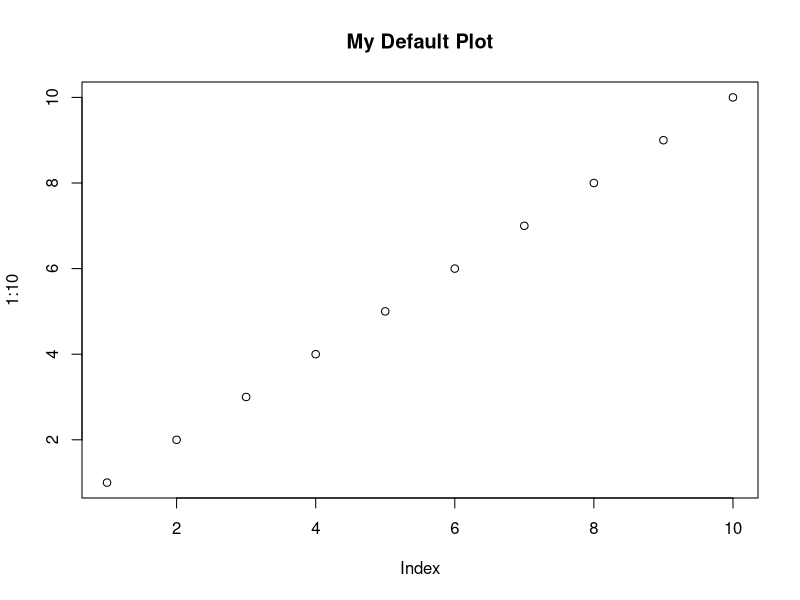
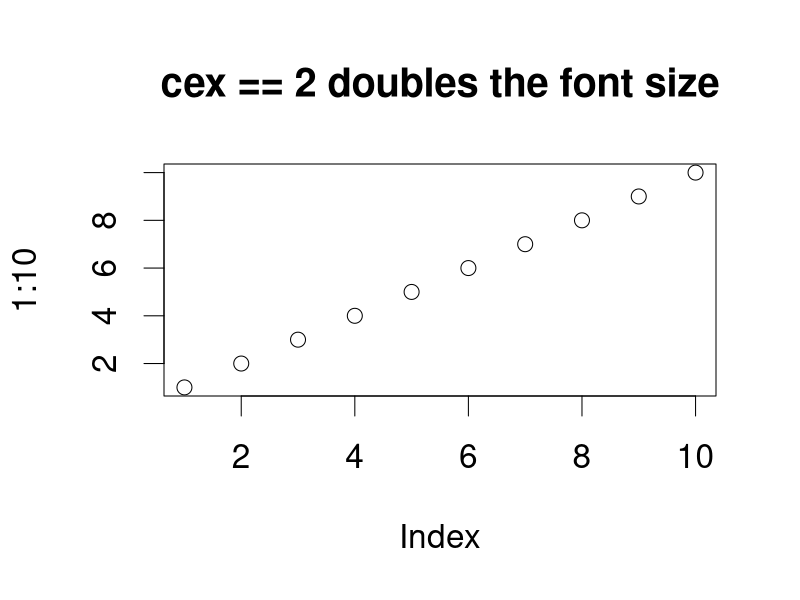
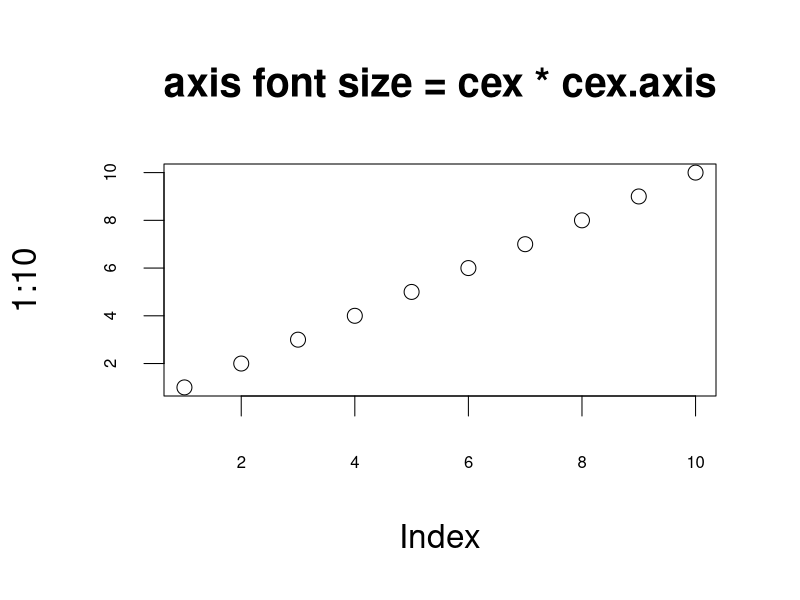
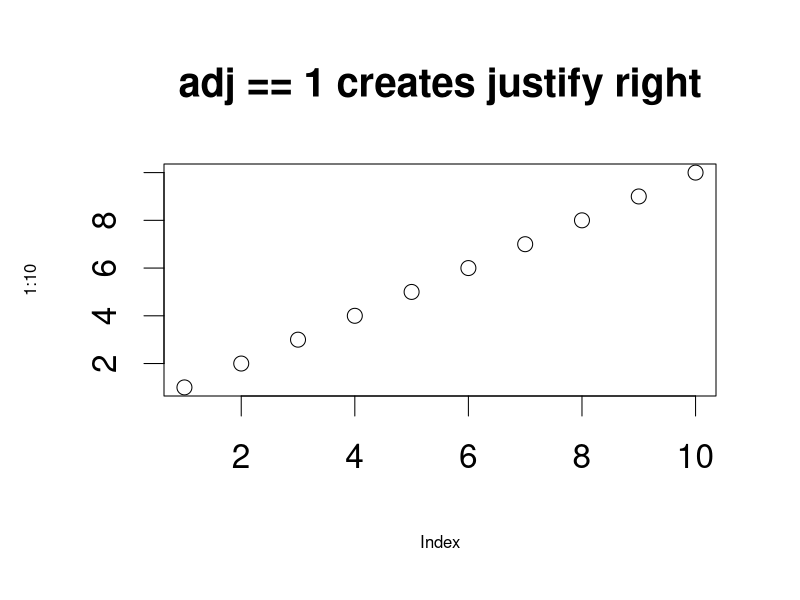
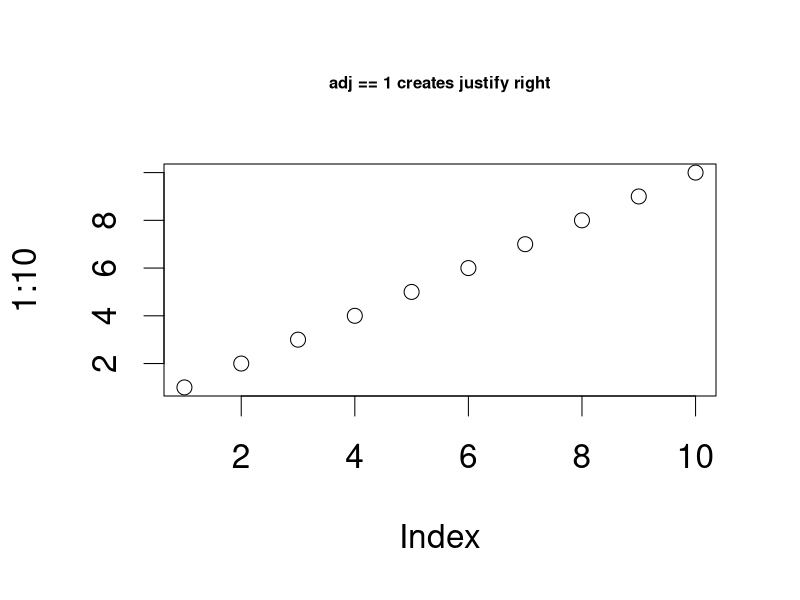
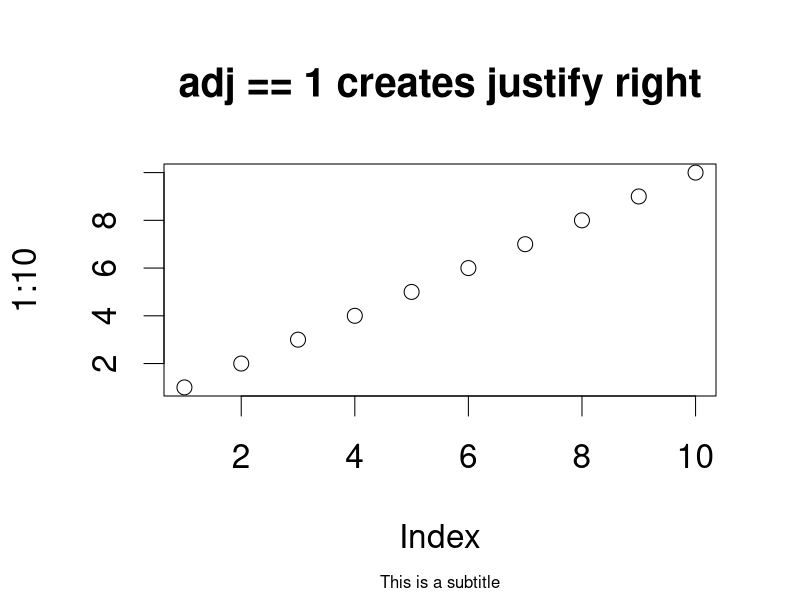
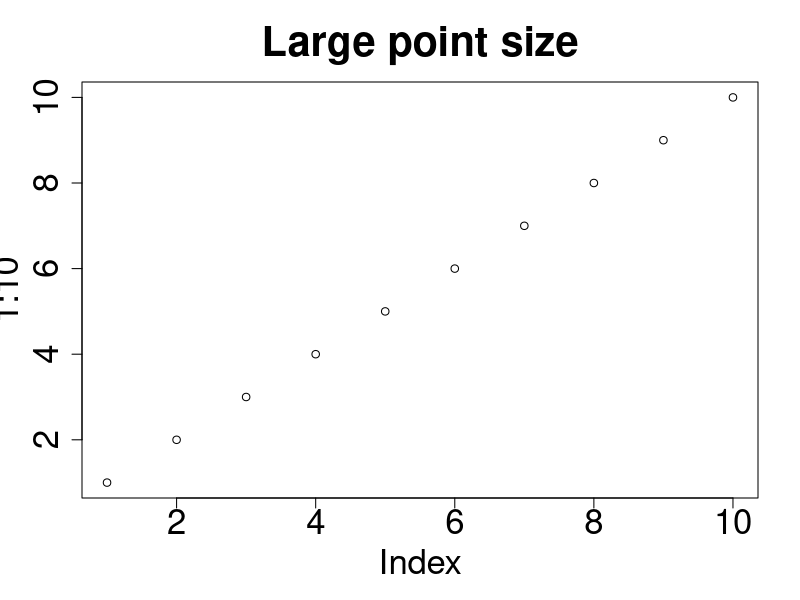
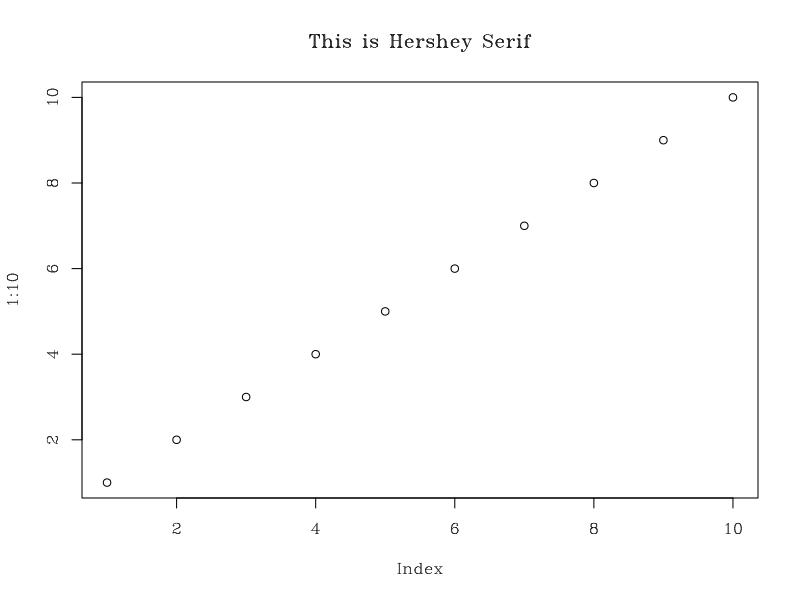

Write the R code that produced these figures, in order.
## ---- chunk 1
# devnull captures the unneeded return value from plot
devnull <- plot(1:10)+
title( main = "My Default Plot")
## ---- chunk 2
oldParValues <- par(no.readonly = TRUE)

par(cex = 2)

devnull <- plot(1:10)+
title( main = "cex == 2 doubles the font size")

par(oldParValues)
## ---- chunk 3
oldParValues <- par(no.readonly = TRUE)

par(cex = 2, cex.axis = .5)

devnull <- plot(1:10)+
title( main = "axis font size = cex * cex.axis")

par(oldParValues)
## ---- chunk 4
oldParValues <- par(no.readonly = TRUE)

par(cex = 2, cex.lab = .5)

devnull <- plot(1:10)+
title( main = "adj == 1 creates justify right")

par(oldParValues)
## ---- chunk 5
oldParValues <- par(no.readonly = TRUE)

par(cex = 2, cex.main = .5)

devnull <- plot(1:10)+
title( main = "adj == 1 creates justify right")

par(oldParValues)
## ---- chunk 6
oldParValues <- par(no.readonly = TRUE)

par(cex = 2, cex.sub = .5)

devnull <- plot(1:10)+
title( main = "adj == 1 creates justify right",
       sub = "This is a subtitle")

par(oldParValues)
## ---- chunk 7
oldParValues <- par(no.readonly = TRUE)

par( ps = 25)

devnull <- plot(1:10, main = "Large point size")

par(oldParValues)
## ---- chunk 8
par("cin")

## ---- chunk 9
par("cra")
## ---- chunk 10
par("csi")
# aka...
par("cin")[2]
## ---- chunk 11
par("cxy")
## ---- chunk 12
oldParValues <- par(no.readonly = TRUE)

par(family = "HersheySerif")

devnull <- plot(1:10)+
title( main = "This is Hershey Serif")

par(oldParValues)
## ---- chunk 13
oldParValues <- par(no.readonly = TRUE)

par( font = 5)

devnull <- plot(1:10)+
title( main = "This might be the symbol font")

par(oldParValues)
## ---- chunk 14
oldParValues <- par(no.readonly = TRUE)

par( font.axis = 5)

devnull <- plot(1:10)+
title( main = "Axis might be the symbol font")

par(oldParValues)
## ---- chunk 15
oldParValues <- par(no.readonly = TRUE)

par( font.lab = 5)

plot(1:10, xlab = "This is the X axis", ylab = "This is the Y axis", main = "x and y labels might be the symbol font")

par(oldParValues)
## ---- chunk 16
oldParValues <- par(no.readonly = TRUE)

par( font.main = 5)

devnull <- plot(1:10)+
title( main = "main title might be the symbol font")

par(oldParValues)
## ---- chunk 17
oldParValues <- par(no.readonly = TRUE)

par( font.sub = 5)

devnull <- plot(1:10)+
title( main = "sub title might be the symbol font",
       sub = "Here is a sub-title")

par(oldParValues)
## ---- chunk 18
oldParValues <- par(no.readonly = TRUE)

par(adj = 1)

devnull <- plot(1:10)+
title( main = "adj == 1 creates justify right")

par(oldParValues) # this resets par to default values
## ---- chunk 19
oldParValues <- par(no.readonly = TRUE)

par(crt = 90)

devnull <- plot(1:10)+
title( main = "crt = 90 rotation")+
text(x = 8, y = 2, labels = "Here's a long line of text")


par(oldParValues)
## ---- chunk 20
oldParValues <- par(no.readonly = TRUE)

par(srt = 90)

devnull <- plot(1:10)+
title( main = "srt = 90 rotation")+
text(x = 8, y = 2, labels = "Here's a long line of text")


par(oldParValues)
## ---- chunk 21
oldParValues <- par(no.readonly = TRUE)

par(las = 3)

devnull <- plot(1:10)+
title( main = "las = 3 is vertical. Notice change to x axis")

par(oldParValues)
## ---- chunk 22
oldParValues <- par(no.readonly = TRUE)

xTickMarks <- 10
yTickMarks <- 20
labLength <- 10

par(lab = c(xTickMarks, yTickMarks, labLength))

devnull <- plot(1:10)+
title( main = paste(xTickMarks,"tick marks on horiz axis"),
       sub = paste("lab = c(",xTickMarks,",",yTickMarks,",",labLength,")"))

par(oldParValues)
## ---- chunk 23
oldParValues <- par(no.readonly = TRUE)

par(tck = 1)

devnull <- plot(1:10, main = "tck = 1")

par(oldParValues)
## ---- chunk 24
oldParValues <- par(no.readonly = TRUE)

par(tcl = 1)

devnull <- plot(1:10, main = "tcl = 1")

par(oldParValues)
## ---- chunk 25
oldParValues <- par(no.readonly = TRUE)

par(ann = FALSE)

devnull <- plot(1:10)+
title( main = "Notice the missing titles")

par(oldParValues)
## ---- chunk 26
oldParValues <- par(no.readonly = TRUE)

par(bty = "n")

devnull <- plot(1:10)+
title( main = "'n' produces no box")

par(bty = "]")

devnull <- plot(1:10)+
title( main = "']' produces lines on top, right, and bottom")

par(oldParValues)
## ---- chunk 27
oldParValues <- par(no.readonly = TRUE)

par(bg = "Red")

devnull <- plot(1:10)+
title( main = "The background is red!")

par(oldParValues)
## ---- chunk 28
oldParValues <- par(no.readonly = TRUE)

par(fg = "Red")

devnull <- plot(1:10)+
title( main = "The foreground is red!")

par(oldParValues)
## ---- chunk 29
oldParValues <- par(no.readonly = TRUE)

par(col = "Red")

devnull <- plot(1:10)+
title( main = "The plot is red!")

par(oldParValues)
## ---- chunk 30
oldParValues <- par(no.readonly = TRUE)

par(col.axis = "Red")

devnull <- plot(1:10)+
title( main = "The axis is red!")

par(oldParValues)
## ---- chunk 31
oldParValues <- par(no.readonly = TRUE)

par(col.lab = "Red")

devnull <- plot(1:10)+
title( main = "The labels are red!")

par(oldParValues)
## ---- chunk 32
oldParValues <- par(no.readonly = TRUE)

par(col.main = "Red")

devnull <- plot(1:10)+
title( main = "The main title is red!")

par(oldParValues)
## ---- chunk 33
oldParValues <- par(no.readonly = TRUE)

par(col.sub = "Red")

devnull <- plot(1:10)+
title( main = "The sub-titles are red!",
       sub = "This is a sub-title")

par(oldParValues)
## ---- chunk 34
par("din")
## ---- chunk 35
oldParValues <- par(no.readonly = TRUE)

par(lend = 2)

devnull <- plot(c(1,5,3,6,7), type = "l", lwd = "15")+
title( main = "The line has a square end")

par(oldParValues)
## ---- chunk 36
oldParValues <- par(no.readonly = TRUE)

par(ljoin = 2)

devnull <- plot(c(1,5,3,6,7), type = "l", lend = "square", lwd = "15")+
title( main = "The line join is bevelled")

par(oldParValues)
## ---- chunk 37
oldParValues <- par(no.readonly = TRUE)

par(lmitre = 40)

devnull <- plot(c(1,5,3,6,7), type = "l", lend = "square", lwd = "15")+
title( main = "mitre vs bevel")

par(oldParValues)
## ---- chunk 38
oldParValues <- par(no.readonly = TRUE)

devnull <- plot(c(1,5,3,6,7), type = "l", lty = "dotdash")+
title( main = "Line Type")

par(oldParValues)
## ---- chunk 39
oldParValues <- par(no.readonly = TRUE)

devnull <- plot(c(1,5,3,6,7), type = "l", lty = "1946", lwd = "6")+
title( main = "custom Line Type")

par(oldParValues)
## ---- chunk 40
oldParValues <- par(no.readonly = TRUE)

devnull <- plot(c(1,5,3,6,7), type = "l", lwd = "2")+
title( main = "Line width")+
  abline(c(3,.5), lwd = 10)

par(oldParValues)
## ---- chunk 41
oldParValues <- par(no.readonly = TRUE)

par("mai") # what is the default margin size in inches?

par(mai = c(2,1,.2,3))

devnull <- plot(1:10)+
title( main = "mai is margin in inches")

par(oldParValues) # this resets par to default values
## ---- chunk 42
oldParValues <- par(no.readonly = TRUE)

par("mar") # what is the default margin size in lines?

par(mar = c(2,1,.2,3))

devnull <- plot(1:10)+
title( main = "mar is margin in lines")

par(oldParValues) # this resets par to default values
## ---- chunk 43
oldParValues <- par(no.readonly = TRUE)

par("oma") # what is the default outer margin size in lines?

par(oma = c(2,1,.2,3))

devnull <- plot(1:10, main = "oma is outer margin in lines")

par(oldParValues) # this resets par to default values
## ---- chunk 44
oldParValues <- par(no.readonly = TRUE)

par("omd") 

par(omd = c(.5,1,.5,1))
devnull <- plot(1:10, main = "omd ")

par(oldParValues) # this resets par to default values

## ---- chunk 45
oldParValues <- par(no.readonly = TRUE)

par("omi") # what is the default outer margin size in lines?

par(omi = c(2,1,.2,3))

devnull <- plot(1:10, main = "omi is outer margin in lines")

par(oldParValues) # this resets par to default values
## ---- chunk 46
oldParValues <- par(no.readonly = TRUE)

par("usr")

par(plt = c(.5,1,.5,1))

devnull <- plot(1:10, main = "par(plt = c(.5,1,.5,1))")

par(oldParValues) # this resets par to default values
## ---- chunk 47
oldParValues <- par(no.readonly = TRUE)

par(mfcol = c(2,2))

devnull <- plot(1:10, main = "First")
devnull <- plot(15:20, main = "Second")
devnull <- plot(10:2, main = "Third")
devnull <- plot(30:2, main = "Fourth")

par(oldParValues) # this resets par to default values
## ---- chunk 48
oldParValues <- par(no.readonly = TRUE)

par(mfrow = c(2,2))

devnull <- plot(1:10, main = "First")
devnull <- plot(15:20, main = "Second")
devnull <- plot(10:2, main = "Third")
devnull <- plot(30:2, main = "Fourth")

par(oldParValues) # this resets par to default values
## ---- chunk 49
oldParValues <- par(no.readonly = TRUE)

par(mgp = c(1,4,4))

devnull <- plot(1:10, main = "Effect of MGP")

par(oldParValues) # this resets par to default values
## ---- chunk 50
oldParValues <- par(no.readonly = TRUE)

devnull <- plot(1:10)
par(new = TRUE)
devnull <- plot(15:3)

par(oldParValues) # this resets par to default values
## ---- chunk 51
oldParValues <- par(no.readonly = TRUE)

par("page")
devnull <- plot(1:10)
par(new = TRUE)
par("page")
devnull <- plot(15:3)

par(oldParValues) # this resets par to default values
## ---- chunk 52
par("pin")
## ---- chunk 53
oldParValues <- par(no.readonly = TRUE)

par(pty = "s")

devnull <- plot(1:10, main = "pty = s")

par(oldParValues) # this resets par to default values
## ---- chunk 54
oldParValues <- par(no.readonly = TRUE)

par("plt") 

par(plt = c(.5,1,.5,1))
devnull <- plot(1:10, main = "plt ")

par(oldParValues) # this resets par to default values

## ---- chunk 55
oldParValues <- par(no.readonly = TRUE)

par("xaxp")

devnull <- plot(1:10000, log = "x")
par("xlog")
par(oldParValues)

## ---- chunk 56
oldParValues <- par(no.readonly = TRUE)

par(xaxp = c(20,20,2))
devnull <- plot(1:10000, log = "x")
par("xlog")

par(oldParValues)
## ---- chunk 57
oldParValues <- par(no.readonly = TRUE)

par( lheight = 4, adj = 0)

devnull <- plot(1:10)+
title( main = "The line of text is \ntwice as high") +
text(x = 8, y = 2, labels = "Here's a long \nline of text")

par(oldParValues)
